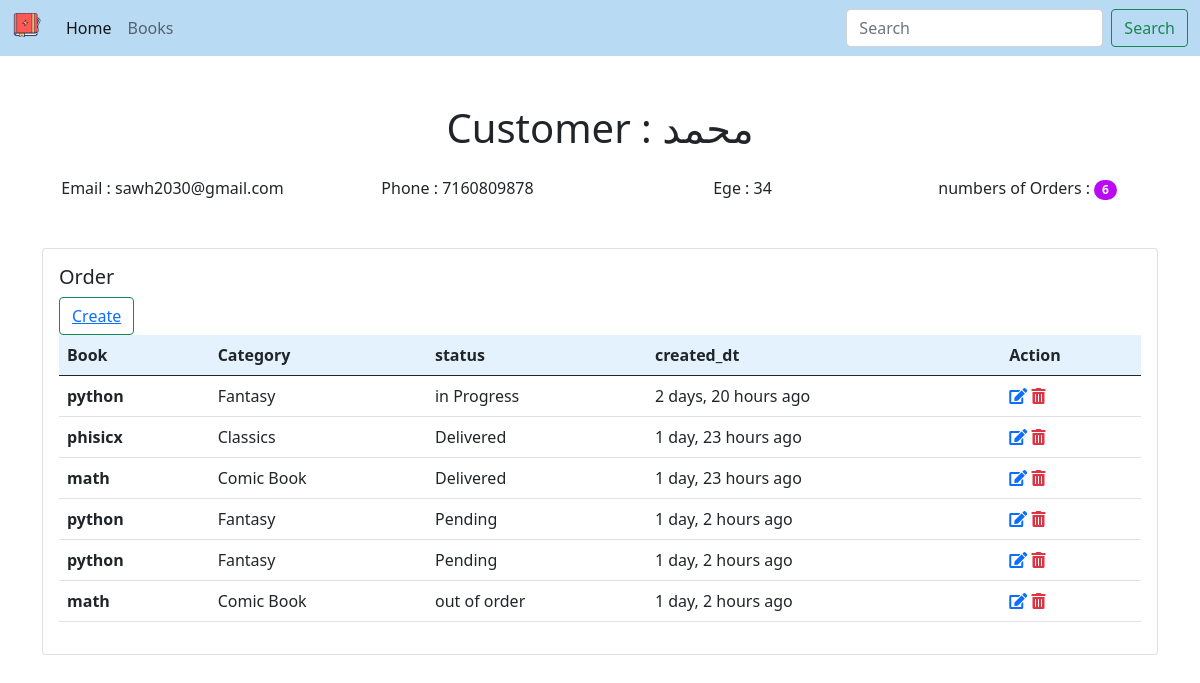
The page /customer/2 on the database its author committed.
### blog/models.py (models this page shows, shortened)
class Customer(models.Model):
    name = models.CharField(max_length=190, null=True)
    email = models.CharField(max_length=190, null=True)
    phone = models.CharField(max_length=190, null=True)
    age = models.CharField(max_length=190, null=True)
    created_dt = models.DateTimeField(auto_now_add=True, null=True)

class Order(models.Model):
    STATUS =[
        ('Pending','Pending'),
        ('Delivered', 'Delivered'),
        ('in Progress', 'in Progress'),
        ('out of order', 'out of order'),
    ]
    customer = models.ForeignKey(Customer, null=True, on_delete=models.SET_NULL)
    book = models.ForeignKey(Book, null=True, on_delete=models.SET_NULL)
    tags = models.ManyToManyField(Tag)
    created_dt = models.DateTimeField(auto_now_add=True, null=True)
    status = models.CharField(max_length=200, null=True, choices=STATUS)

class Book(models.Model):
    CATEGORY =[
        ('Classics','Classics'),
        ('Comic Book', 'Comic Book'),
        ('Fantasy', 'Fantasy'),
        ('Horror', 'Horror'),
    ]
    name = models.CharField(max_length=190, null=True)
    author = models.CharField(max_length=190, null=True)
    price = models.FloatField(null=True)
    category = models.CharField(max_length=190, null=True, choices=CATEGORY)
    description = models.CharField(max_length=190, null=True)
    tags = models.ManyToManyField(Tag)
    created_dt = models.DateTimeField(auto_now_add=True, null=True)
    def __str__(self):
        return self.name

### blog/views.py (the view)
# urls.py: path('customer/<str:pk>', views.customer, name='customer'),
def customer(request, pk):
    customer = Customer.objects.get(id=pk)
    orders = customer.order_set.all()
    num_orders = orders.count()
    context = {
        'customer': customer,
        'order': orders,
        'num_orders': num_orders,
    }
    return render(request, 'customer.html', context)

### templates/customer.html
{% extends 'base.html' %}
{% load humanize %}
{% load static %}
{% block content %}
<h1 class="pt-5 pb-3" align="center">Customer : {{ customer.name }} </h1>
<div class="container pb-5" align="center">
  <div class="row row-cols-1 row-cols-sm-2 row-cols-md-4">
    <div class="col">Email : {{ customer.email }}</div>
    <div class="col">Phone : {{ customer.phone }}</div>
    <div class="col">Ege : {{ customer.age }}</div>
    <div class="col">numbers of Orders : <span class="badge bg-primary rounded-pill">{{ num_orders }}</span></div>
  </div>
</div>
<div class="container pb-5">
  <div class="col">
    <div class="card">
      <div class="card-body">
        <h5 class="card-title">Order</h5>
        <button type="button" class="btn btn-outline-success"><a href="{% url 'create' customer.id %}">Create</a></button>
          <table class="table" >
              <thead style="background-color: #e3f2fd;">
                <tr>
                  <th scope="col">Book</th>
                  <th scope="col">Category</th>
                  <th scope="col">status</th>
                  <th scope="col">created_dt</th>
                    <th scope="col">Action</th>
                </tr>
              </thead>
              <tbody>
              {% for item in order %}
                <tr>
                  <th>{{ item.book }}</th>
                  <td>{{ item.book.category }}</td>
                  <td>{{ item.status }}</td>
                  <td>{{ item.created_dt |naturaltime }}</td>
                  <td>
                      <a href="{% url 'update' item.id %}"><i class="fas fa-edit"></i></a>
                      <a class="text-danger" href="{% url 'delete' item.id %}"><i class="fas fa-trash-alt"></i></a>
                  </td>
                </tr>
              {% endfor %}
              </tbody>
          </table>
      </div>
    </div>
  </div>
</div>
{% endblock %}

### static/css/style.css (style rules this page uses)
.bg-primary { background-color: #b90af3!important; }

### rows shown on the page
Customer: name "محمد", email "sawh2030@gmail.com", phone "7160809878", age "34"
Order: book "python", book.category "Fantasy", status "in Progress", created_dt "2 days, 20 hours ago"
Order: book "phisicx", book.category "Classics", status "Delivered", created_dt "1 day, 23 hours ago"
Order: book "math", book.category "Comic Book", status "Delivered", created_dt "1 day, 23 hours ago"
Order: book "python", book.category "Fantasy", status "Pending", created_dt "1 day, 2 hours ago"
Order: book "python", book.category "Fantasy", status "Pending", created_dt "1 day, 2 hours ago"
Order: book "math", book.category "Comic Book", status "out of order", created_dt "1 day, 2 hours ago"

### other values the page prints
{{ num_orders }} "6"
